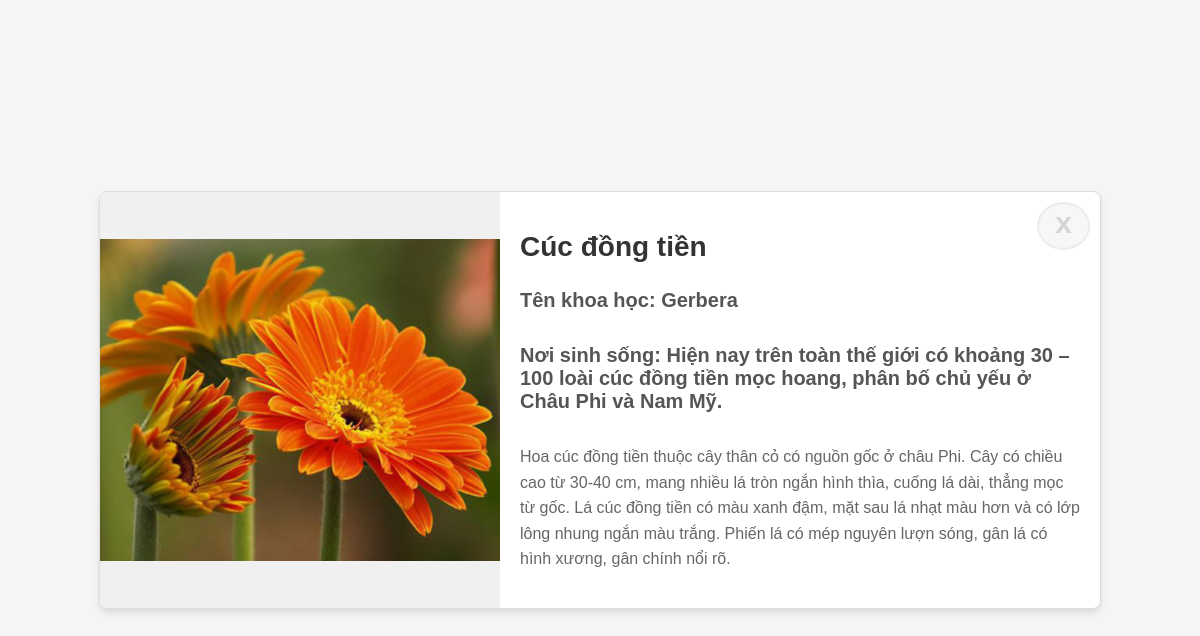
Page /flower/3/ on the committed database.
### flower_detection/models.py (models this page shows, shortened)
class Flower(models.Model):
    name = models.CharField(max_length=255)
    fullname = models.CharField(max_length=255, null=True, blank=True)
    image = models.CharField(max_length=255, null=True, blank=True)
    scientific_name = models.CharField(max_length=255)
    characteristic = models.TextField(null=True, blank=True)
    residence = models.TextField(null=True, blank=True)

### flower_detection/views.py (the view)
# urls.py: path('flower/<int:id>/', views.flower_detail, name='flower_detail'),
def flower_detail(request, id):
    flower = get_object_or_404(Flower, id=id)
    if finalhistory.image:
        finalhistory.save()
    return render(request, 'flower_detail.html', {'flower': flower})

### templates/flower_detail.html (shortened to what this page needs)
<!DOCTYPE html>
<html lang="en">
<head>
    {% load static %}
</head>
<body>
    <div class="container">
        <div class="image-container">
            {% if flower.image %}
            <img src="{% static 'image/' %}{{ flower.image }}" alt="{{ flower.name }}">
            {% endif %}
        </div>
        <div class="info-container">
            <h1>{{ flower.fullname }}</h1>
            <h2>Tên khoa học: {{ flower.scientific_name }}</h2>
            <h2>Nơi sinh sống: {{ flower.residence }}</h2>
            <p>
                {{ flower.characteristic }}
            </p>
        </div>
        <button id="backButton" class="comic-button" type="submit">x</button>
    </div>
</body>
</html>

### templates/flower_detail.html (style rules this page uses)
body { font-family: Arial, sans-serif; margin: 0; padding: 0; display: flex; justify-content: center; align-items: center; height: 100vh; background-color: #f5f5f5; }
.container { position: relative; display: flex; flex-direction: row; background-color: white; border: 1px solid #ddd; border-radius: 8px; box-shadow: 0 4px 6px rgba(0, 0, 0, 0.1); max-width: 1000px; overflow: hidden; }
.image-container { background-color: #f0f0f0; display: flex; justify-content: center; align-items: center; }
.image-container img { width: 400px; height: auto; }
.info-container { flex: 2; padding: 20px; display: flex; flex-direction: column; justify-content: center; }
.info-container h1 { font-size: 28px; color: #333; margin-bottom: 10px; }
.info-container h2 { font-size: 20px; color: #555; margin-bottom: 15px; }
.info-container p { font-size: 16px; color: #666; line-height: 1.6; }
.comic-button { opacity: 0.5; position: absolute; right: 10px; margin-top: 10px; display: inline-block; padding: 2px 16px 8px; font-size: 30px; font-weight: bold; text-align: center; text-decoration: none; color: #acacac; background-color: #f0f0f0; border-radius: 50%; border: 2px solid #dadada; transition: all 0.3s ease; cursor: pointer; }

### rows in the picture
Flower: image (picture), fullname "Cúc đồng tiền", scientific_name "Gerbera", residence "Hiện nay trên toàn thế giới có khoảng 30 – 100 loài cúc đồng tiền mọc hoang, phân bố chủ yếu ở Châu Phi và Nam Mỹ.", characteristic "Hoa cúc đồng tiền thuộc cây thân cỏ có nguồn gốc ở châu Phi. Cây có chiều cao từ 30-40 cm, mang nhiều lá tròn ngắn hình thìa, cuống lá dài, thẳng mọc từ gốc. Lá cúc đồng tiền có màu xanh đậm, mặt sau lá nhạt màu hơn và có lớp lông nhung ngắn màu trắng. Phiến lá có mép nguyên lượn sóng, gân lá có hình xương, gân chính nổi rõ."
